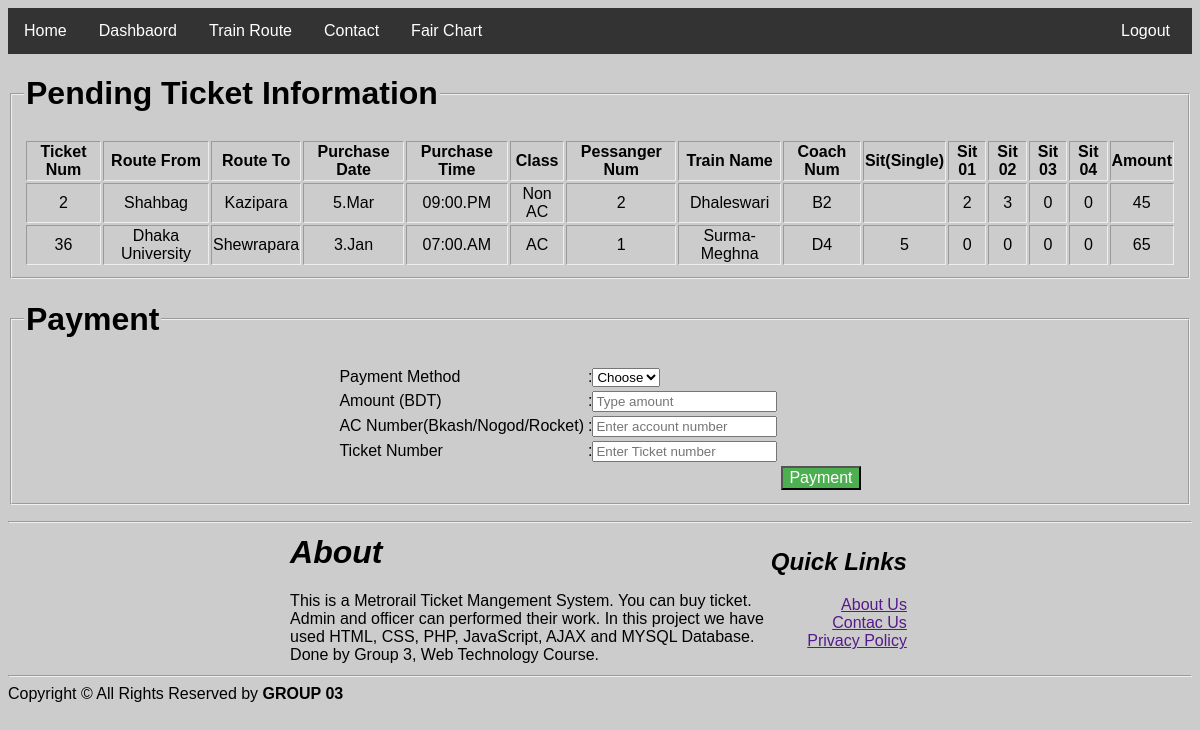
Page /user/payment.php (signed in) on the committed database.
### tables this page shows
CREATE TABLE `purchase_ticket` (
  `u_id` int(10) NOT NULL,
  `tkt_id` int(5) NOT NULL,
  `u_email` varchar(20) NOT NULL,
  `route_from` text NOT NULL,
  `route_to` text NOT NULL,
  `p_date` text NOT NULL,
  `p_time` text NOT NULL,
  `class` text NOT NULL,
  `p_num` int(5) NOT NULL,
  `p_type` text NOT NULL,
  `adult` int(5) NOT NULL,
  `child` int(5) NOT NULL,
  `t_name` text NOT NULL,
  `c_num` text NOT NULL,
  `sit_num` int(3) DEFAULT NULL,
  `sit_num1` int(10) NOT NULL,
  `sit_num2` int(10) NOT NULL,
  `sit_num3` int(10) NOT NULL,
  `sit_num4` int(10) NOT NULL,
  `cost` varchar(5) NOT NULL
);

### user/models/db_config.php (called while the page is built, shortened)
<?php
	$db_server="localhost";
	$db_uname="root";
	$db_pass="";
	$db_name="web_project";
	function get($query){
		global $db_server,$db_uname,$db_pass,$db_name;
		$conn = mysqli_connect($db_server,$db_uname,$db_pass,$db_name);
		$data = array();
		if($conn){
			$result = mysqli_query($conn,$query);
			while($row = mysqli_fetch_assoc($result)){
				$data[] = $row;
			}
		}
		return $data;
	}
?>

### user/controllers/payment_controller.php (called while the page is built, shortened)
<?php
    include_once 'models/db_config.php';
    $amount="";
    $ac_num="";
    $tkt_num="";
?>

### user/payment.php (the view, shortened to what this page needs)
<?php
 include_once 'controllers/header.php';
 include_once 'models/db_config.php';
 include_once 'controllers/payment_controller.php';
$email=$_SESSION["ulog"];
?>
<html>
	<head>
    </head>
	<body>
        <fieldset>
            <legend><h1>Pending Ticket Information</h1></legend>
            <table border="1" align="center" class="table-1">
            <?php
              $query = "SELECT  u_id,tkt_id,route_from,route_to,p_date,p_time,class,p_num,t_name,c_num,sit_num,sit_num1,sit_num2,sit_num3,sit_num4,cost FROM `purchase_ticket` WHERE u_email='{$email}'";
              $result=get($query);
              echo "<tr>
                              <th>Ticket Num</th>
                              <th>Route From</th>
                              <th>Route To</th>
                              <th>Purchase Date</th>
                              <th>Purchase Time</th>
                              <th>Class</th>
                              <th>Pessanger Num</th>
                              <th>Train Name</th>
                              <th>Coach Num</th>
                              <th>Sit(Single)</th>
                              <th>Sit 01</th>
                              <th>Sit 02</th>
                              <th>Sit 03</th>
                              <th>Sit 04</th>
                              <th>Amount</th>
                    </tr>";
                foreach ($result as $row){
                    echo "<tr><td align='center'>$row[tkt_id]</td>";
                    echo "<td align='center'>$row[route_from]</td>";
                    echo "<td align='center'>$row[route_to]</td>";
                    echo "<td align='center'>$row[p_date]</td>";
                    echo "<td align='center'>$row[p_time]</td>";
                    echo "<td align='center'>$row[class]</td>";
                    echo "<td align='center'>$row[p_num]</td>";
                    echo "<td align='center'>$row[t_name]</td>";
                    echo "<td align='center'>$row[c_num]</td>";
                    echo "<td align='center'>$row[sit_num]</td>";
                    echo "<td align='center'>$row[sit_num1]</td>";
                    echo "<td align='center'>$row[sit_num2]</td>";
                    echo "<td align='center'>$row[sit_num3]</td>";
                    echo "<td align='center'>$row[sit_num4]</td>";
                    echo "<td align='center'>$row[cost]</td></tr>";
                }
            ?>
           </table>
        </fieldset>
		<form action="" onclick="return validate()" method="POST">
		    <fieldset>
                <legend><h1><b> Payment </b></h1></legend>
			    <table align="center">
                    <tr>
                        <td>
                            Payment Method
                        </td>
                        <td>
                            :<select id="pay_method" name="pay_method">
                                <option selected disabled>Choose</option>
                            </select>
                        </td>
                        <td>
                        </td>
                    </tr>
                    <tr>
                        <td>
                            Amount (BDT)
                        </td>
                        <td>
                            :<input id="amount" type="text" name="amount" value="<?php echo $amount;?>" placeholder="Type amount">
                        </td>
                        <td>
                        </td>
                    </tr>
                    <tr>
                        <td>
                            AC Number(Bkash/Nogod/Rocket)
                        </td>
                        <td>
                            :<input id="ac_number" type="text" name="ac_number" value="<?php echo $ac_num; ?>" placeholder="Enter account number">
                        </td>
                        <td>
                        </td>
                    </tr>
                    <tr>
                        <td>
                            Ticket Number
                        </td>
                        <td>
                            :<input id="tkt_number" type="text" name="tkt_number" value="<?php echo $tkt_num; ?>" placeholder="Enter Ticket number">
                        </td>
                        <td>
                        </td>
                    </tr>
				    <tr>
                        <td>
                        </td>
                        <td>
                        </td>
					    <td>
					        <input type="Submit" name="payment" value = "Payment" >
					    </td>
				    </tr>
				</table>
		    </fieldset>
		</form>
	</body>
</html>
<?php
 include 'controllers/footer.php';
?>

### user/controllers/header.php (style rules this page uses)
body { font-family: Arial, Helvetica, sans-serif; background-color: rgb(204, 204, 204); }
input[type=submit] { font-size: 16px; color: white; text-align: center; text-decoration: none; background-color: #4CAF50; }

### user/payment.php (style rules this page uses)
body { background-color: rgb(204, 204, 204); }
.table-1 { font-family: arial, sans-serif; border: 1px; width: 100%; }

### rows in the picture
purchase_ticket: tkt_id "2", route_from "Shahbag", route_to "Kazipara", p_date "5.Mar", p_time "09:00.PM", class "Non AC", p_num "2", t_name "Dhaleswari", c_num "B2", sit_num1 "2", sit_num2 "3", sit_num3 "0", sit_num4 "0", cost "45"
purchase_ticket: tkt_id "36", route_from "Dhaka University", route_to "Shewrapara", p_date "3.Jan", p_time "07:00.AM", class "AC", p_num "1", t_name "Surma-Meghna", c_num "D4", sit_num "5", sit_num1 "0", sit_num2 "0", sit_num3 "0", sit_num4 "0", cost "65"
